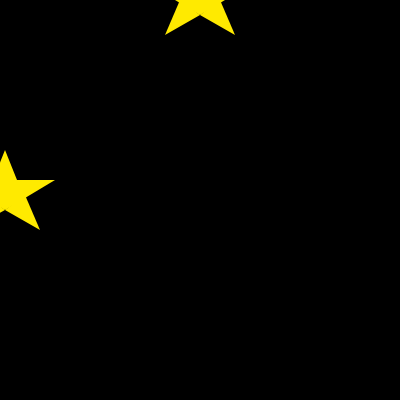
Frame 1 (no input)
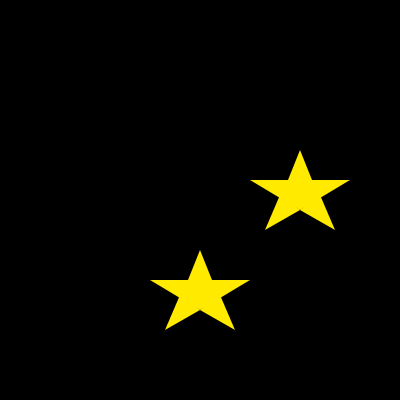
Frame 60 (no input)
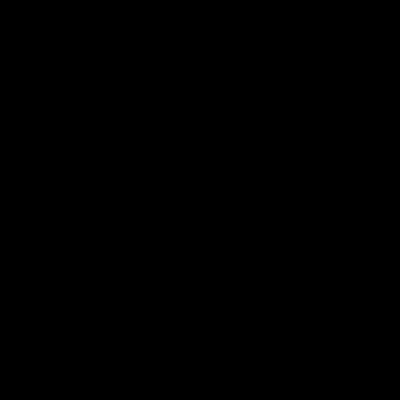
Frame 120 (the mouse pressed at the canvas centre since frame 60)

The p5.js sketch that drew these frames (run headless with seeded random() and noise() and a simulated clock; from frame 60 on, the mouse is pressed at the canvas centre):

// p5.js sketch
// ── sketch.js
class Star
{
    x;
    y;

    constructor(x,y)
    {
        this.x = x;
        this.y = y;
    }
    draw()
    {
        fill(255, 234, 0);
        noStroke();
        triangle(this.x, this.y - 50, this.x - 20, this.y, this.x + 20, this.y);
        triangle(this.x - 50, this.y - 20, this.x, this.y - 20, this.x, this.y + 10);
        triangle(this.x + 50, this.y - 20, this.x, this.y - 20, this.x, this.y + 10);
        triangle(this.x - 20, this.y - 5, this.x, this.y + 10, this.x - 35, this.y + 30);
        triangle(this.x, this.y + 10, this.x + 20, this.y - 5, this.x + 35, this.y + 30);
    }
    shoot(speed)
    {
        this.x += speed;

    }
    fall(speed)
    {
        this.y += speed;
    }
}
let fallingStar = new Star(200,0);
let shootingStar = new Star(0,200);

function setup() 
{
    createCanvas(400, 400);
}
function draw() 
{
    background(0);
    shootingStar.shoot(5);
    shootingStar.draw();
    fallingStar.fall(5);
    fallingStar.draw();
}
